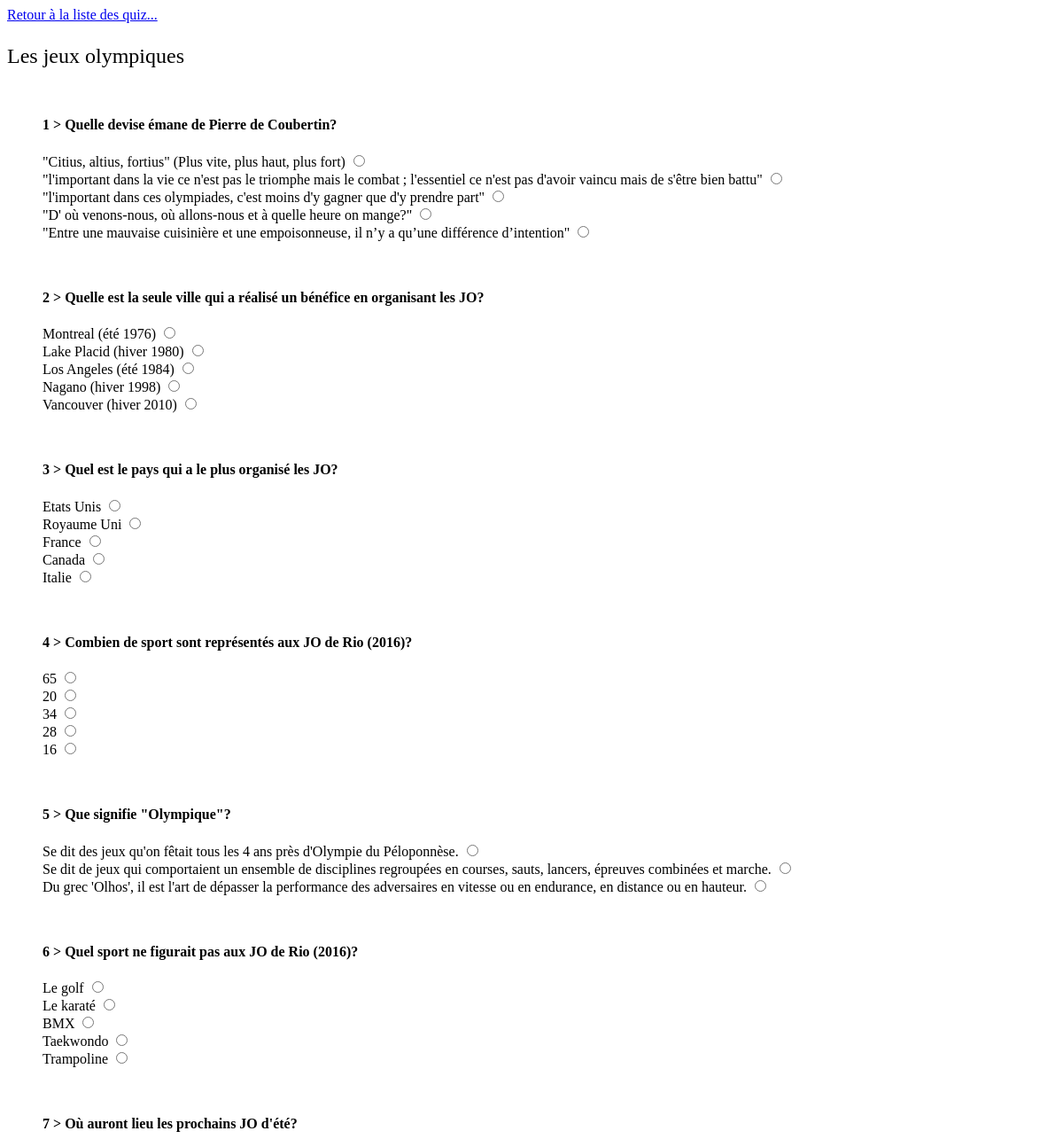
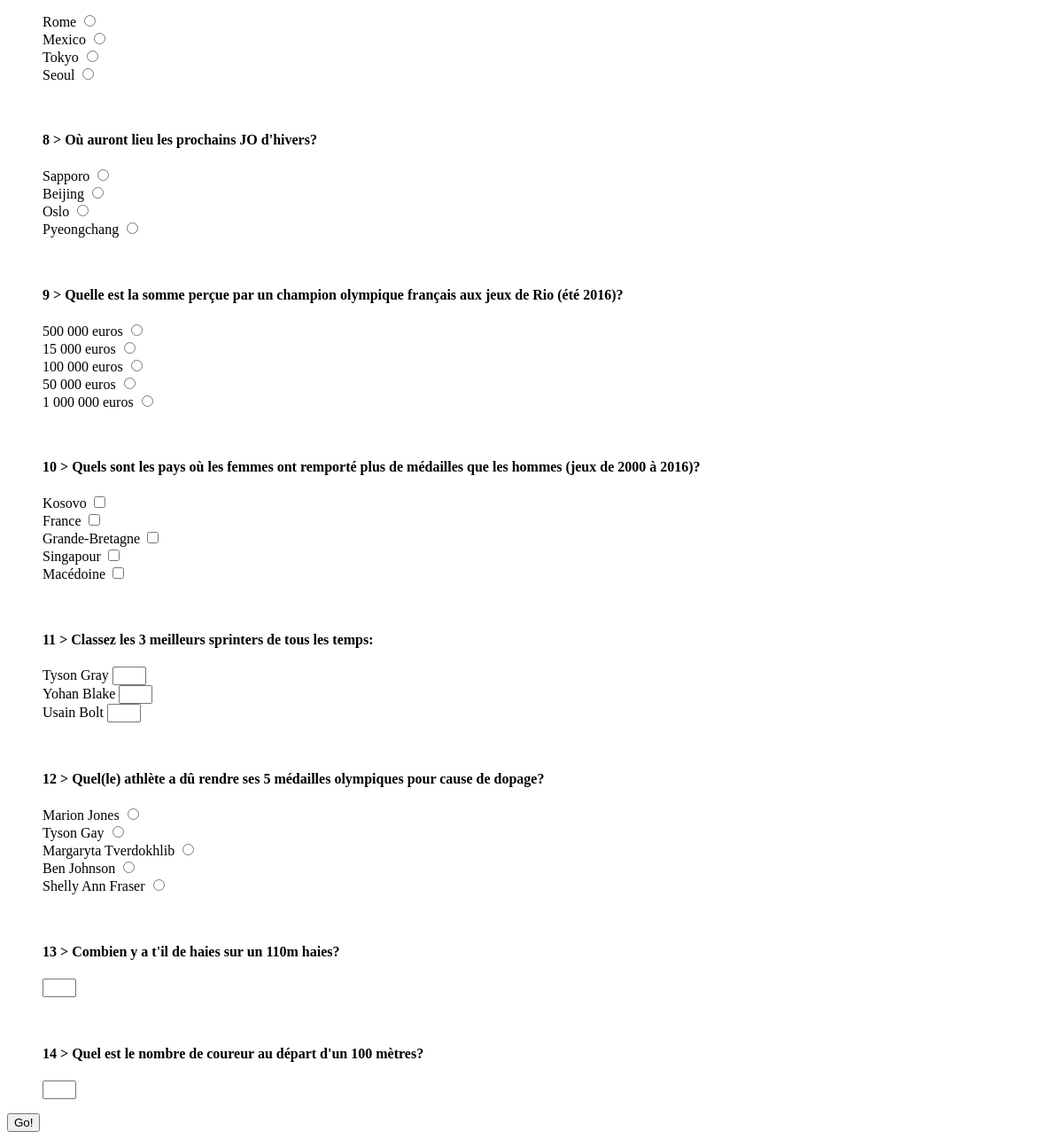
Page /quizz_details/controller/quiz_details_c.php?quizId=1 (signed in) on the committed database (2 pictures, top to bottom).
### tables this page shows
CREATE TABLE IF NOT EXISTS `questions` (
  `question_id` smallint(5) unsigned NOT NULL AUTO_INCREMENT,
  `quiz_id` smallint(5) unsigned NOT NULL,
  `question` text NOT NULL,
  `multiple_answers` char(1) NOT NULL DEFAULT 'N',
  `digits` char(1) DEFAULT 'N',
  `ordered` char(1) DEFAULT 'N',
  `creation_date` datetime NOT NULL,
  PRIMARY KEY (`question_id`),
  UNIQUE KEY `ind_question` (`question`(150)),
  KEY `fk_q_quiz_id` (`quiz_id`),
  FULLTEXT KEY `ind_search_question` (`question`)
);

### quizz_details/model/quiz_details_m.php (called while the page is built, shortened)
<?php
function quiz($quizId) {
    global $bdd;
    $data = $bdd->prepare('SELECT quiz_id, quiz FROM v_quiz_details
                            WHERE quiz_id = :quizId;');
    $data->bindParam(':quizId', $quizId, PDO::PARAM_INT);
    $data->execute();
    return $data->fetch();
}
function question($quizId) {
    global $bdd;
    $data = $bdd->prepare('SELECT DISTINCT question_id, question, multiple_answers, q_digit, q_order FROM v_quiz_details
                            WHERE quiz_id = :quizId;');
    $data->bindParam(':quizId', $quizId, PDO::PARAM_INT);
    $data->execute();
    return $data->fetchAll();
}
function answer($quizId) {
    global $bdd;
    $data = $bdd->prepare('SELECT DISTINCT question_id, answer_id, answer FROM v_quiz_details
                            WHERE quiz_id = :quizId;');
    $data->bindParam(':quizId', $quizId, PDO::PARAM_INT);
    $data->execute();
    return $data->fetchAll();
}

### quizz_details/view/quiz_details_questions.php (the view)
    <?php if($questions['multiple_answers'] == 'N' && $questions['q_digit'] == 'N' && $questions['q_order'] == 'N') { ?>
<input type="radio" name="resultRadio[<?php echo $questions['question_id'];?>]" value="<?php echo $answers['answer_id'];?>">
    <?php } elseif ($questions['q_digit'] == 'N' && $questions['q_order'] == 'N') {?>
<input type="checkbox" name="resultCheckbox[<?php echo $answers['answer_id'];?>]" value="<?php echo $questions['question_id'];?>">
    <?php } elseif ($questions['q_digit'] == 'Y' && $questions['q_order'] == 'N') {?>
<input type="text" name="resultDigits[<?php echo $answers['answer_id'].'-'.$questions['question_id'];?>]">
    <?php } elseif ($questions['q_digit'] == 'N' && $questions['q_order'] == 'Y') {?>
<input type="number" name="resultOrdered[<?php echo $answers['answer_id'].'-'.$questions['question_id'];?>]" min="1">
    <?php }?>

### quizz_details/view/quiz_details.php (shortened to what this page needs)
<!DOCTYPE html>
<html lang="fr">
    <head>
    </head>
    <body>
        <nav>
            <a href="../../quizzes_list/controller/quizzes_list_c.php">Retour à la liste des quiz...</a>
        </nav>
        <header id="quiz">
        <?php echo $quiz['quiz'];?><br>
        </header>
        <section>
            <form method="post">
        <?php
        foreach ($question as $questions) {?>
                <ul class="<?php echo 'q'.$questions['question_id'];?>">
        <?php echo '<br>'.'<h4>'.(($nbTotQuestions+1)-($nbQuestions--)).' > '.$questions['question'].'</h4>';?>
        <?php
            foreach ($answer as $answers) {
                if ($questions['question_id'] == $answers['question_id']){
                    ?>
            <li id="answer"><label>
                <?php echo $answers['answer'];
                    include '../view/quiz_details_questions.php';
                    ?>
                </label>
                <br>
                </li>
        <?php
                    }
            }
            ?>
        </ul>
        <?php
        }
        ?>
                <input type="submit" value="Go!">
            </form>
        </section>
    <link rel="stylesheet" href="../view/quiz_details.css"/>
    </body>
</html>

### quizz_details/view/quiz_details.css (style rules this page uses)
ul { list-style-type: none; }
header { font-family: Lucida Console; font-size: 1.5em; position: relative; margin-top: 1em; }
input[type="number"], input[type="text"] { width: 30px; }

### rows in the picture
questions: nbQuestions "1", question "Quelle devise émane de Pierre de Coubertin?", answer "\"Citius, altius, fortius\" (Plus vite, plus haut, plus fort)", answer "\"l'important dans la vie ce n'est pas le triomphe mais le combat ; l'essentiel ce n'est pas d'avoir vaincu mais de s'être bien battu\"", answer "\"l'important dans ces olympiades, c'est moins d'y gagner que d'y prendre part\"", answer "\"D' où venons-nous, où allons-nous et à quelle heure on mange?\"", answer "\"Entre une mauvaise cuisinière et une empoisonneuse, il n’y a qu’une différence d’intention\""
questions: nbQuestions "2", question "Quelle est la seule ville qui a réalisé un bénéfice en organisant les JO?", answer "Montreal (été 1976)", answer "Lake Placid (hiver 1980)", answer "Los Angeles (été 1984)", answer "Nagano (hiver 1998)", answer "Vancouver (hiver 2010)"
questions: nbQuestions "3", question "Quel est le pays qui a le plus organisé les JO?", answer "Etats Unis", answer "Royaume Uni", answer "France", answer "Canada", answer "Italie"
questions: nbQuestions "4", question "Combien de sport sont représentés aux JO de Rio (2016)?", answer "65", answer "20", answer "34", answer "28", answer "16"
questions: nbQuestions "5", question "Que signifie \"Olympique\"?", answer "Se dit des jeux qu'on fêtait tous les 4 ans près d'Olympie du Péloponnèse.", answer "Se dit de jeux qui comportaient un ensemble de disciplines regroupées en courses, sauts, lancers, épreuves combinées et marche.", answer "Du grec 'Olhos', il est l'art de dépasser la performance des adversaires en vitesse ou en endurance, en distance ou en hauteur."
questions: nbQuestions "6", question "Quel sport ne figurait pas aux JO de Rio (2016)?", answer "Le golf", answer "Le karaté", answer "BMX", answer "Taekwondo", answer "Trampoline"
questions: nbQuestions "7", question "Où auront lieu les prochains JO d'été?", answer "Rome", answer "Mexico", answer "Tokyo", answer "Seoul"
questions: nbQuestions "8", question "Où auront lieu les prochains JO d'hivers?", answer "Sapporo", answer "Beijing", answer "Oslo", answer "Pyeongchang"
questions: nbQuestions "9", question "Quelle est la somme perçue par un champion olympique français aux jeux de Rio (été 2016)?", answer "500 000 euros", answer "15 000 euros", answer "100 000 euros", answer "50 000 euros", answer "1 000 000 euros"
questions: nbQuestions "10", question "Quels sont les pays où les femmes ont remporté plus de médailles que les hommes (jeux de 2000 à 2016)?", answer "Kosovo", answer "France", answer "Grande-Bretagne", answer "Singapour", answer "Macédoine"
questions: nbQuestions "11", question "Classez les 3 meilleurs sprinters de tous les temps:", answer "Tyson Gray", answer "Yohan Blake", answer "Usain Bolt"
questions: nbQuestions "12", question "Quel(le) athlète a dû rendre ses 5 médailles olympiques pour cause de dopage?", answer "Marion Jones", answer "Tyson Gay", answer "Margaryta Tverdokhlib", answer "Ben Johnson", answer "Shelly Ann Fraser"
questions: nbQuestions "13", question "Combien y a t'il de haies sur un 110m haies?"
questions: nbQuestions "14", question "Quel est le nombre de coureur au départ d'un 100 mètres?"

### other values in the picture
$quiz['quiz'] "Les jeux olympiques"
